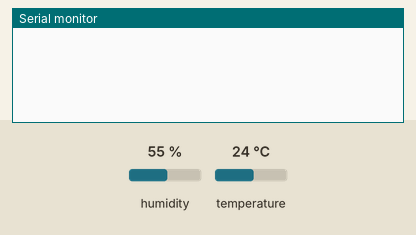
The sketch below on a simulated Arduino Uno, built with avr-gcc and run on an emulated ATmega328P. On the bench: the last lines printed to the serial monitor. The test bench sets the inputs (shaded band); at power-on: humidity 55 %, temperature 24 °C.

Above: at 3.2 s.
3.3 s: humidity set to 22 %
At 4.9 s:
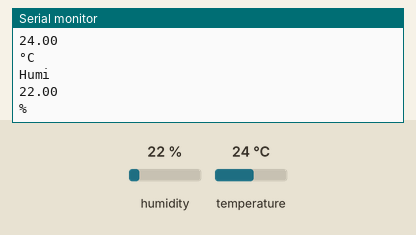
6.3 s: temperature set to 12 °C
9.3 s: humidity set to 40 %
At 10.9 s:
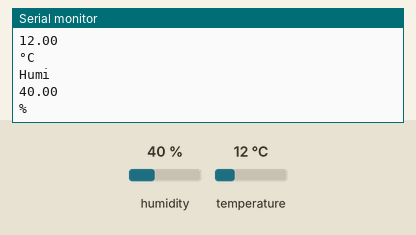
Timing chart, 0 to 12.4 s (numbered marks = the images above; inputs shaded):
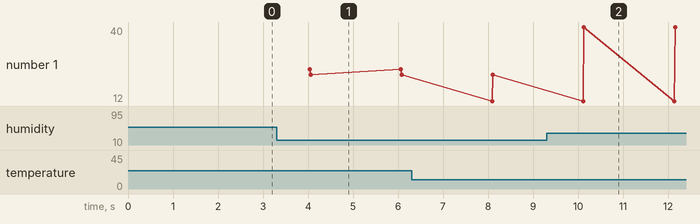

Measured:
- after the input at 3.3 s, the serial monitor: prints a new line after 0.76 s (image 1)
- after the input at 9.3 s, the serial monitor: prints a new line after 0.83 s (image 2)
- plotted number 1: 22 → 40 after the input at 9.3 s

The sketch:

temphum.ino
```cpp
#include <DHT.h>

#define DHTPIN 4
#define DHTTYPE DHT11

DHT dht(DHTPIN,DHTTYPE);

void setup()
{
  Serial.begin(9600);
  delay(2000);
  dht.begin();
}

void loop()
{
  delay(2000);

  float t = dht.readTemperature();
  float h = dht.readHumidity();

  if (isnan(t) || isnan(h))
  {
    Serial.println("ERREUR de lecture !");
    return;
  }

  Serial.println("Temperature : ");
  Serial.println(t);
  Serial.println("°C");
  Serial.println("Humi");
  Serial.println(h);
  Serial.println("%");
}
```
